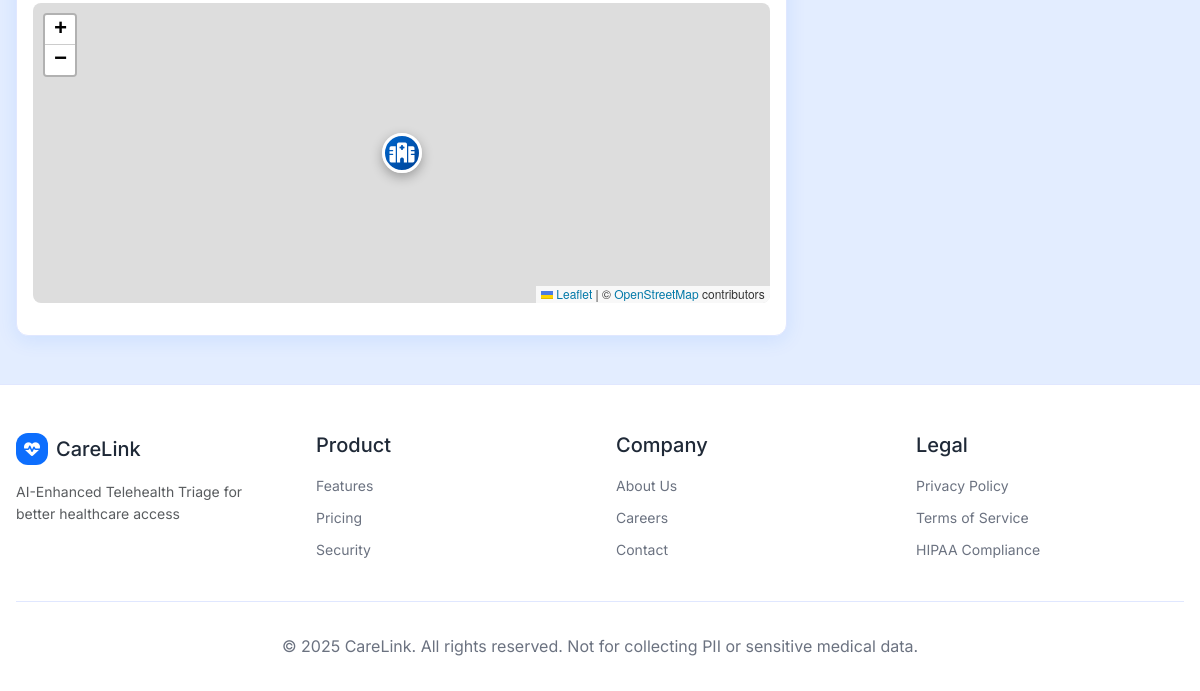
The page /doctors/15/ (signed in, lower part) on the database as committed earlier.
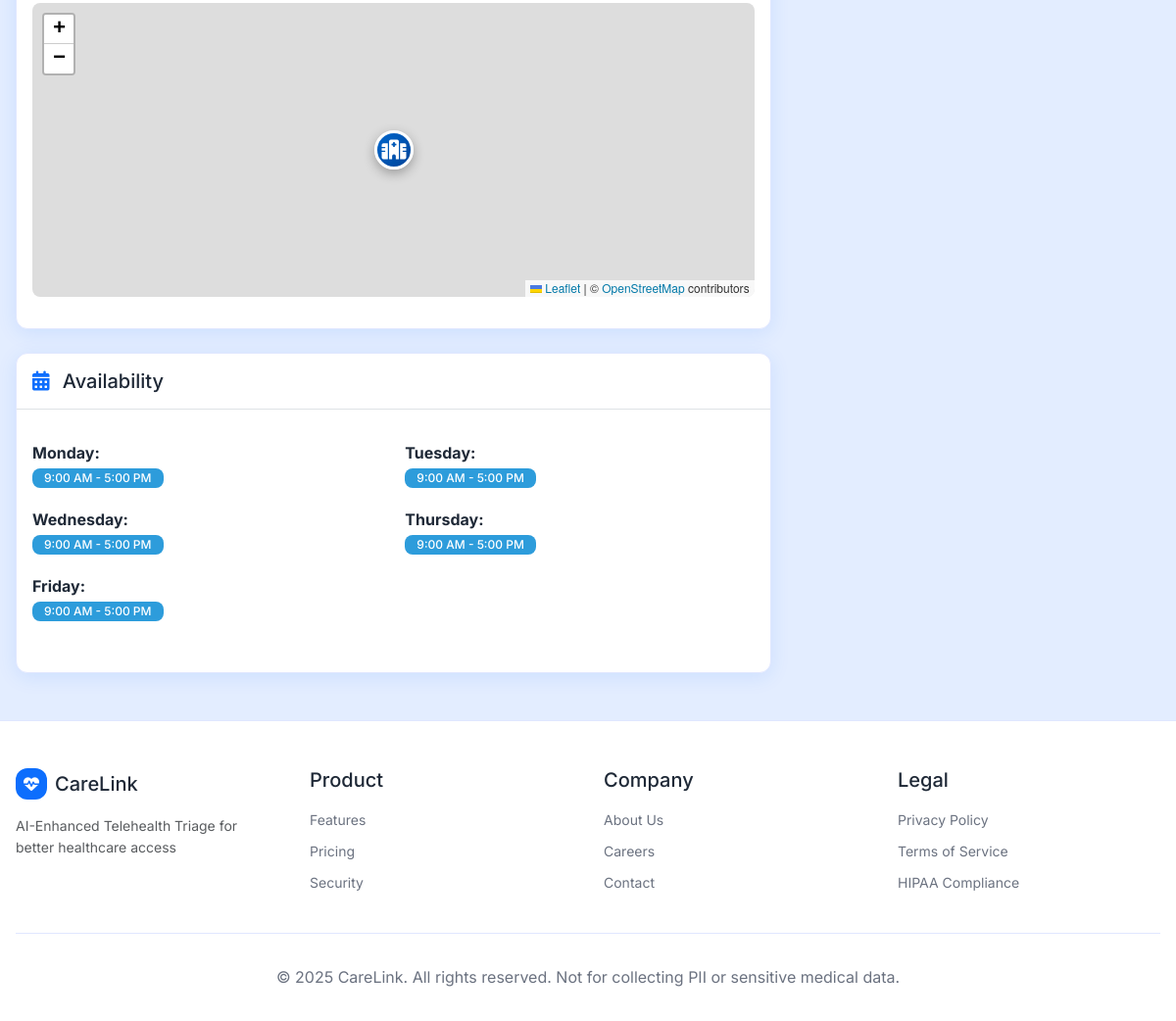
The same page on the database as committed later.
### doctors/models.py (models this page shows, shortened)
class DoctorAvailability(models.Model):
    DAYS_OF_WEEK = [
        (0, _("Monday")),
        (1, _("Tuesday")),
        (2, _("Wednesday")),
        (3, _("Thursday")),
        (4, _("Friday")),
        (5, _("Saturday")),
        (6, _("Sunday")),
    ]
    doctor = models.ForeignKey(
        DoctorProfile, on_delete=models.CASCADE, related_name="availabilities"
    )
    day_of_week = models.IntegerField(choices=DAYS_OF_WEEK, help_text=_("Day of the week"))
    start_time = models.TimeField(help_text=_("Shift start time"), null=True, blank=True)
    end_time = models.TimeField(help_text=_("Shift end time"), null=True, blank=True)
    is_available = models.BooleanField(
        default=True, help_text=_("Whether the doctor is available on this day")
    )
    class Meta:
        ordering = ["day_of_week", "start_time"]
        verbose_name = _("Doctor Availability")
        verbose_name_plural = _("Doctor Availabilities")
        constraints = [
            models.UniqueConstraint(
                fields=["doctor", "day_of_week"], name="unique_doctor_day_availability"
            )
        ]

### doctors/views.py (the view, shortened to what this page needs)
# urls.py: path("<int:doctor_id>/", views.doctor_detail, name="doctor_detail"),
@login_required
def doctor_detail(request, doctor_id):
    doctor_profile = get_object_or_404(DoctorProfile, id=doctor_id)
    doctor_user = doctor_profile.user
    availability = DoctorAvailability.objects.filter(
        doctor=doctor_profile, is_available=True
    ).order_by("day_of_week", "start_time")
    distance = None
    if request.user.is_authenticated:
        try:
            from profiles.models import PatientProfile
            from .utils import calculate_distance
            patient_profile = PatientProfile.objects.get(user=request.user)
        except Exception:
            pass
    can_book = False
    try:
        from accounts.views import get_user_role
        role = get_user_role(request.user)
        can_book = role == "patient"
    except Exception:
        pass
    context = {
        "doctor_profile": doctor_profile,
        "doctor_user": doctor_user,
        "availability": availability,
        "distance": distance,
        "can_book": can_book,
    }
    return render(request, "doctors/detail.html", context)

### accounts/views.py (called while the page is built)
def get_user_role(user):
    try:
        return user.patient_profile.role
    except PatientProfile.DoesNotExist:
        return "patient"  # Default to patient

### templates/doctors/detail.html (shortened to what this page needs)
{% extends 'base.html' %}
{% load static %}
{% block content %}
    <div style="background: var(--cl-bg); min-height: calc(100vh - 200px);">
        <div class="container py-4">
            <div class="row g-4">
                <div class="col-lg-8">
                    <div class="card mb-4" style="border: 1px solid var(--cl-border);">
                        <div class="card-body">
                            <div class="row">
                                {% if doctor_profile.clinic_latitude and doctor_profile.clinic_longitude %}
                                    <div class="col-12">
                                        <div id="clinic-map"
                                             style="height: 300px;
                                                    width: 100%;
                                                    border-radius: 8px"></div>
                                    </div>
                                {% endif %}
                            </div>
                        </div>
                    </div>
                    {% if availability %}
                        <div class="card mb-4" style="border: 1px solid var(--cl-border);">
                            <div class="card-header bg-transparent border-bottom">
                                <h5 class="mb-0" style="font-size: var(--cl-h4); color: var(--cl-text);">
                                    <i class="fas fa-calendar-alt me-2" style="color: var(--cl-blue);"></i>
                                    Availability
                                </h5>
                            </div>
                            <div class="card-body">
                                <div class="row">
                                    {% regroup availability by get_day_of_week_display as availability_by_day %}
                                    {% for day_group in availability_by_day %}
                                        <div class="col-md-6 mb-3">
                                            <strong style="color: var(--cl-text);">{{ day_group.grouper }}:</strong>
                                            <div>
                                                {% for avail in day_group.list %}
                                                    <span class="badge"
                                                          style="background: var(--cl-teal);
                                                                 color: white;
                                                                 margin-right: 0.5rem;
                                                                 margin-bottom: 0.25rem">
                                                        {{ avail.start_time|time:"g:i A" }} - {{ avail.end_time|time:"g:i A" }}
                                                    </span>
                                                {% endfor %}
                                            </div>
                                        </div>
                                    {% endfor %}
                                </div>
                            </div>
                        </div>
                    {% endif %}
                </div>
                <div class="col-lg-4">
                </div>
            </div>
        </div>
    </div>
    {% if doctor_profile.clinic_latitude and doctor_profile.clinic_longitude %}
        <link rel="stylesheet"
              href="https://unpkg.com/leaflet@1.9.4/dist/leaflet.css"
 />
    {% endif %}
{% endblock %}

Rows that differ between the two databases and show on the page:
added DoctorAvailability: start_time "9:00 AM", end_time "5:00 PM", shown under "Monday"
added DoctorAvailability: start_time "9:00 AM", end_time "5:00 PM", shown under "Tuesday"
added DoctorAvailability: start_time "9:00 AM", end_time "5:00 PM", shown under "Wednesday"
added DoctorAvailability: start_time "9:00 AM", end_time "5:00 PM", shown under "Thursday"
added DoctorAvailability: start_time "9:00 AM", end_time "5:00 PM", shown under "Friday"
Other text that changed with them:
text now shown: "Availability"
new list line: "Monday :"
new list line: "Tuesday :"
new list line: "Wednesday :"
new list line: "Thursday :"
new list line: "Friday :"
